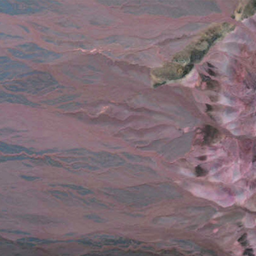
#> input picture Testcases/Test.png, 256 x 256 px, shrunk from 800 x 800 before the run
$ python Validate-Test.py
#> lines starting #> are read from the running program, lines starting #| are printed output that depends on the picture
import cv2
import numpy as np
import imutils

threshold = 15


class Detection:
    def __init__(self):
        self.image = cv2.imread('Testcases/Test.png')
#> self.image is the input picture: shape (256, 256, 3); mean B, G, R 117.7, 109, 127.6
        self.image = cv2.cvtColor(self.image, cv2.COLOR_BGR2GRAY)
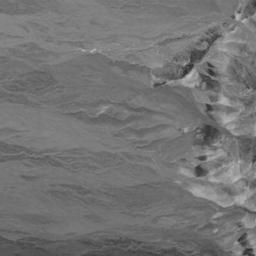
#> self.image: shape (256, 256); min 46, max 190, mean 115.5
        (self.h, self.w) = self.getDimensions(self.image)
#> self.h = 256; self.w = 256
        self.errors = list()

    def getDimensions(self, image):
        (h, w) = image.shape[:2]
        return (h, w)

    def adjustResolution(self):
        self.image = imutils.resize(self.image, width=int(self.h + 1))
#> self.image: shape (257, 257)
        self.image = imutils.resize(self.image, height=int(self.w + 1))

    def getNeighbors(self, x, y):
        ops = [-1, 0, +1]
        pixels = list()
        for opy in ops:
            for opx in ops:
                if (opy == y and opx == x):
                    continue
                try:
                    pixels.append(self.image[x + opx][y + opy])
                except:
                    pass
        return pixels

    def pixelDropout(self):
        data = self.image
        for i in range(self.h):
            for j in range(self.w):
                if (i == 0 or j == 0):
                    continue
                pixel = data[i, j]
                try:
                    neighbors = self.getNeighbors(i, j)
                    average = sum(neighbors)/len(neighbors)
                except:
                    pixel = average
                if (abs(average - pixel) > threshold):
                    self.errors.append("PixelDropout : at x = " + str(j) + " and y = " + str(i))

    def printErrors(self):
        for i in self.errors:
            print(i)
#> this loop made 23 passes
#> i on passes 1 to 12: 'PixelDropout : at x = 239 and y = 12', 'PixelDropout : at x = 240 and y = 12', 'PixelDropout : at x = 235 and y = 16', 'PixelDropout : at x = 235 and y = 17', 'PixelDropout : at x = 247 and y = 17', 'PixelDropout : at x = 243 and y = 19', 'PixelDropout : at x = 245 and y = 19', 'PixelDropout : at x = 243 and y = 21', 'PixelDropout : at x = 206 and y = 35', 'PixelDropout : at x = 91 and y = 51', 'PixelDropout : at x = 92 and y = 51', 'PixelDropout : at x = 209 and y = 64'
#| PixelDropout : at x = 239 and y = 12
#| PixelDropout : at x = 240 and y = 12
#| PixelDropout : at x = 235 and y = 16
#| PixelDropout : at x = 235 and y = 17
#| PixelDropout : at x = 247 and y = 17
#| PixelDropout : at x = 243 and y = 19
#| PixelDropout : at x = 245 and y = 19
#| PixelDropout : at x = 243 and y = 21
#> (further printed lines are left out)


verify = Detection()
verify.adjustResolution()
verify.pixelDropout()
verify.printErrors()

cv2.imshow('Image', verify.image)
cv2.waitKey(0)
cv2.destroyAllWindows()
